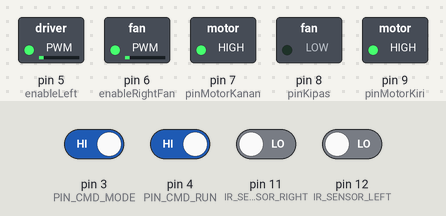
Bench run of a sketch on a simulated Arduino Uno, built with avr-gcc and run on an emulated ATmega328P. Parts: switched loads named in the sketch (green lamp = pin HIGH). Inputs (shaded band) come from the test bench; at power-on: pin 3 (PIN_CMD_MODE), pin 4 (PIN_CMD_RUN) HIGH, pin 11 (IR_SENSOR_RIGHT), pin 12 (IR_SENSOR_LEFT) LOW.

Above: at 2.1 s.
2.2 s: pin 4 (PIN_CMD_RUN) driven LOW
At 3.4 s:
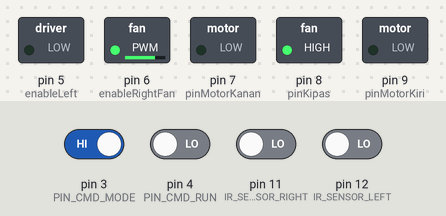
3.7 s: pin 4 (PIN_CMD_RUN) driven HIGH and pin 11 (IR_SENSOR_RIGHT) driven HIGH
At 5.6 s:
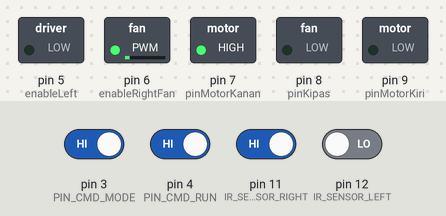
6.5 s: pin 11 (IR_SENSOR_RIGHT) driven LOW
At 8.7 s:
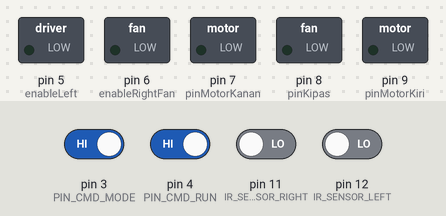
9.5 s: pin 3 (PIN_CMD_MODE) driven LOW and pin 12 (IR_SENSOR_LEFT) driven HIGH
11.7 s: pin 3 (PIN_CMD_MODE) driven HIGH
At 12.9 s:
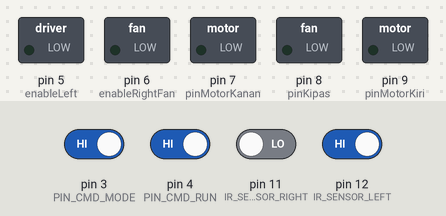
13.2 s: pin 3 (PIN_CMD_MODE) driven LOW
At 14.2 s:
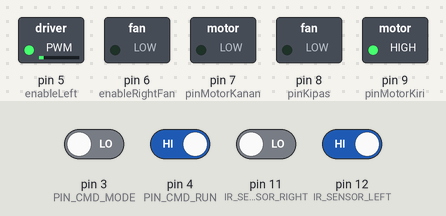
Timing chart, 0 to 15.7 s (numbered marks = the images above; inputs shaded):
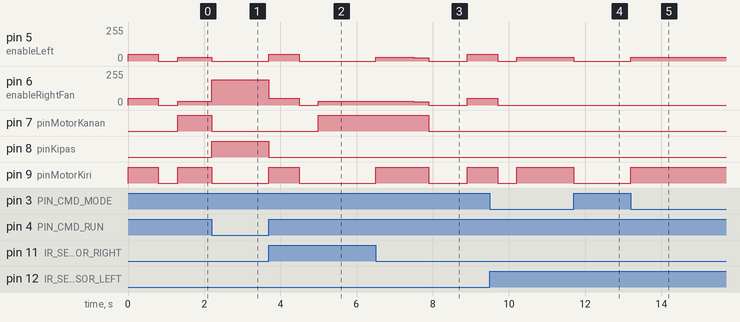

The sketch:

robotarduino.ino
```cpp
// ================= DEFINISI PIN =================
#define IR_SENSOR_RIGHT 11
#define IR_SENSOR_LEFT 12

// KOMUNIKASI DARI ESP32
#define PIN_CMD_RUN 4
#define PIN_CMD_MODE 3

// OUTPUT MOTOR & KIPAS
#define MOTOR_SPEED 28
#define SLOW_SPEED 25
#define TURN_SPEED 50
#define FAN_SPEED 190

// --- TUNING WAKTU ---
#define WAKTU_PUTAR_API    800
#define WAKTU_PUTAR_HOME   800
#define DURASI_VALIDASI    400
#define WAKTU_SAFE_MODE    2500  // (PENTING) Waktu robot "Tutup Mata" terhadap Home

// L298N PIN
int enableRightFan = 6;
int pinMotorKanan = 7;
int pinKipas = 8;
int enableLeft = 5;
int pinMotorKiri = 9;

// VARIABEL LOGIKA
int fasePulang = 0;
bool keluarDariBase = false;
unsigned long timerSafety = 0; // Timer pengaman

void setup() {
  pinMode(enableRightFan, OUTPUT);
  pinMode(pinMotorKanan, OUTPUT);
  pinMode(pinKipas, OUTPUT);
  pinMode(enableLeft, OUTPUT);
  pinMode(pinMotorKiri, OUTPUT);

  pinMode(IR_SENSOR_RIGHT, INPUT);
  pinMode(IR_SENSOR_LEFT, INPUT);
  pinMode(PIN_CMD_RUN, INPUT);
  pinMode(PIN_CMD_MODE, INPUT);

  stopTotal();
}

void loop() {
  int cmdRun = digitalRead(PIN_CMD_RUN);
  int cmdMode = digitalRead(PIN_CMD_MODE);

  // ================= LOGIKA UTAMA =================

  // 1. IDLE / RESET
  if (cmdRun == LOW && cmdMode == LOW) {
     stopTotal();
     fasePulang = 0;
     keluarDariBase = false;
  }

  // 2. PADAMKAN API
  else if (cmdRun == LOW && cmdMode == HIGH) {
     stopMotorsOnly();
     nyalakanKipas();
     fasePulang = 0;
  }

  // 3. SEARCHING
  else if (cmdRun == HIGH && cmdMode == LOW) {
     matikanKipas();

     int rightIR = digitalRead(IR_SENSOR_RIGHT);
     int leftIR = digitalRead(IR_SENSOR_LEFT);

     if (!keluarDariBase) {
        if (rightIR == LOW && leftIR == LOW) {
           motorKanan(true, MOTOR_SPEED);
           motorKiri(true, MOTOR_SPEED);
        } else if (rightIR == HIGH || leftIR == HIGH) {
           keluarDariBase = true;
        }
     }
     else {
        runLineFollower(MOTOR_SPEED);
     }
  }

  // 4. BACK HOME
  else if (cmdRun == HIGH && cmdMode == HIGH) {
     matikanKipas();
     jalankanLogikaPulang();
  }
}

// ================= LOGIKA PULANG (ANTI-FALSE DETECT) =================
void jalankanLogikaPulang() {

  // TAHAP 0: PUTAR 200 DERAJAT
  if (fasePulang == 0) {
    putarBalik(WAKTU_PUTAR_API); // 1000 ms

    // Mulai Timer Pengaman
    timerSafety = millis();
    fasePulang = 1;
  }

  // TAHAP 1: JALAN PULANG (DENGAN FILTER WAKTU)
  else if (fasePulang == 1) {

    // 1. Robot SELALU menjalankan Line Follower agar tetap di jalur
    runLineFollower(MOTOR_SPEED);

    // 2. LOGIKA PENGAMAN:
    // Jika belum lewat 2.5 detik (WAKTU_SAFE_MODE), JANGAN cek sensor Home.
    // Ini mencegah robot mengira garis di dekat api sebagai Home.
    if (millis() - timerSafety > WAKTU_SAFE_MODE) {

       // Setelah 2.5 detik berlalu, baru kode di bawah ini boleh jalan:

       int rightIR = digitalRead(IR_SENSOR_RIGHT);
       int leftIR = digitalRead(IR_SENSOR_LEFT);

       // Cek Home (Hitam-Hitam)
       if (rightIR == LOW && leftIR == LOW) {

          // Validasi Maju Pelan
          motorKanan(true, SLOW_SPEED);
          motorKiri(true, SLOW_SPEED);
          delay(DURASI_VALIDASI);

          rightIR = digitalRead(IR_SENSOR_RIGHT);
          leftIR = digitalRead(IR_SENSOR_LEFT);

          // Fix Home
          if (rightIR == LOW && leftIR == LOW) {
             stopTotal();
             delay(1000);

             // Putar 180 Derajat (Posisi Reset)
             putarBalik(WAKTU_PUTAR_HOME);

             stopTotal();
             fasePulang = 2;  // Selesai
          }
       }
    }
  }

  // TAHAP 2: SELESAI
  else if (fasePulang == 2) {
    stopTotal();
  }
}

// ================= HELPER FUNCTIONS =================

void putarBalik(int durasi) {
  digitalWrite(pinMotorKanan, LOW);
  analogWrite(enableRightFan, TURN_SPEED);
  digitalWrite(pinMotorKiri, HIGH);
  analogWrite(enableLeft, TURN_SPEED);

  delay(durasi);

  stopMotorsOnly();
  delay(500);
}

void runLineFollower(int speed) {
  int rightIR = digitalRead(IR_SENSOR_RIGHT);
  int leftIR = digitalRead(IR_SENSOR_LEFT);

  if (rightIR == LOW && leftIR == HIGH) {
    motorKiri(true, speed); motorKanan(false, 0);
  }
  else if (rightIR == HIGH && leftIR == LOW) {
    motorKanan(true, speed); motorKiri(false, 0);
  }
  else if (rightIR == LOW && leftIR == LOW) {
    motorKanan(true, speed); motorKiri(true, speed);
  }
  else {
    stopMotorsOnly();
  }
}

void nyalakanKipas() {
  digitalWrite(pinKipas, HIGH);
  digitalWrite(pinMotorKanan, LOW);
  analogWrite(enableRightFan, FAN_SPEED);
}

void matikanKipas() {
  digitalWrite(pinKipas, LOW);
}

void motorKanan(bool maju, int speed) {
  if (maju) {
    digitalWrite(pinMotorKanan, HIGH);
    analogWrite(enableRightFan, speed);
  } else {
    digitalWrite(pinMotorKanan, LOW);
    if (digitalRead(pinKipas) == LOW) digitalWrite(enableRightFan, LOW);
  }
}

void motorKiri(bool maju, int speed) {
  if (maju) {
    digitalWrite(pinMotorKiri, HIGH);
    analogWrite(enableLeft, speed);
  } else {
    digitalWrite(pinMotorKiri, LOW);
    digitalWrite(enableLeft, LOW);
  }
}

void stopMotorsOnly() {
  digitalWrite(pinMotorKanan, LOW);
  digitalWrite(pinMotorKiri, LOW);
  digitalWrite(enableLeft, LOW);
  if (digitalRead(pinKipas) == LOW) digitalWrite(enableRightFan, LOW);
}

void stopTotal() {
  digitalWrite(pinKipas, LOW);
  stopMotorsOnly();
}
```

Measured:
- after the input at 2.2 s, pin 5 (enableLeft): 28/255 → 0/255 at once; pin 6 (enableRightFan): 28/255 → 190/255 at once; pin 7 (pinMotorKanan), pin 9 (pinMotorKiri): HIGH → LOW at once; pin 8 (pinKipas): LOW → HIGH at once
- after the input at 3.7 s, pin 5 (enableLeft): 0/255 → 50/255 at once, → 0/255 0.80 s later; pin 6 (enableRightFan): 190/255 → 50/255 at once, → 0/255 0.80 s later, → 28/255 0.50 s later; pin 7 (pinMotorKanan): LOW → HIGH after 1.3 s; pin 8 (pinKipas): HIGH → LOW at once; pin 9 (pinMotorKiri): LOW → HIGH at once, → LOW 0.80 s later
- after the input at 6.5 s, pin 5 (enableLeft): 0/255 → 28/255 at once, → 25/255 1.0 s later, → 0/255 0.40 s later, → 50/255 1.0 s later; pin 6 (enableRightFan): 28/255 → 25/255 after 1.0 s, → 0/255 0.40 s later, → 50/255 1.0 s later
- after the input at 11.7 s, pin 5 (enableLeft): 28/255 → 0/255 at once; pin 9 (pinMotorKiri): HIGH → LOW at once
- after the input at 13.2 s, pin 5 (enableLeft): 0/255 → 28/255 at once; pin 9 (pinMotorKiri): LOW → HIGH at once
